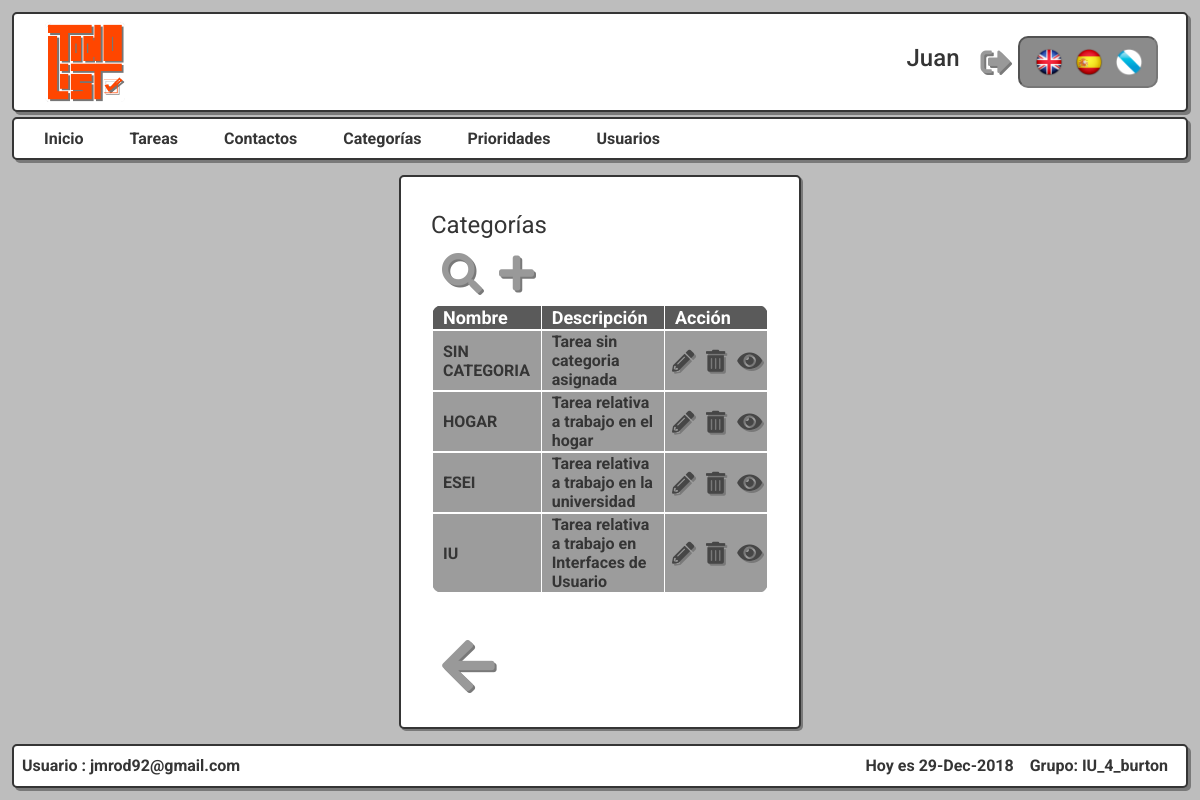
Screenshot of /Controllers/Categoria_Controller.php?accion=SHOWALL (signed in) with the database file from the repository.
### tables this page shows
CREATE TABLE IF NOT EXISTS `CATEGORIA` (
  `id_cat` MEDIUMINT NOT NULL AUTO_INCREMENT PRIMARY KEY,
  `nom_cat` varchar(20) NOT NULL,
  `desc_cat` varchar(150) NOT NULL
);

### Models/CATEGORIA_Model.php (called while the page is built, shortened)
<?php
class CATEGORIA_Model {
  function __construct($id, $nombre, $desc){
    include_once '../Models/Access_DB.php';
    $this->mysqli = ConnectDB();
  }
  function Showall(){
		$result = $this->mysqli->query("SELECT * FROM CATEGORIA");
		return mysqli_fetch_all($result, MYSQLI_ASSOC);
  }
}
 ?>

### Models/Access_DB.php (called while the page is built)
<?php
function ConnectDB()
{
    $mysqli = new mysqli("localhost", 'todolistdba', 'todolistpass' , 'TODOLISTDB');
	if ($mysqli->connect_errno) {
		include './MESSAGE_View.php';
		new MESSAGE("Fallo al conectar a MySQL: (" . $mysqli->connect_errno . ") " . $mysqli->connect_error, './index.php');
		return false;
	}
	else{
		return $mysqli;
	}
}
?>

### Views/Categoria_Views/Categoria_SHOWALL.php (the view, shortened to what this page needs)
<?php
	class Categoria_SHOWALL{
		function __construct($datos){
			$this->render($datos);
		}
		function render($datos){
            include '../Views/Header.php';?>
<div class="col-md-4"></div>
<div class="col-md-4 contenido articulo">
    <fieldset id="showall">
        <legend><?php echo $strings['Categorías'];?></legend>
        <div class="container-showall-btn">
            <button class="form-btn" role="link" onclick="window.location='../Controllers/Categoria_Controller.php?accion=SEARCH'"><i class="fas fa-search"></i>
            <button class="form-btn" role="link" onclick="window.location='../Controllers/Categoria_Controller.php?accion=ADD'"><i class="fas fa-plus"></i>
        </div>
        <table>
        <thead>
        <tr>
                <th><?php echo $strings['Nombre'];?></th>
                <th><?php echo $strings['Descripción'];?></th>
                <th colspan="3"><?php echo $strings['Acción'];?></th>
        </tr>
        </thead>
            <tr>
            <?php if(count($datos, COUNT_RECURSIVE)!= 3){
                    foreach($datos as $datos) :
                    ?>
                <?php if($datos['nom_cat'] == 'SIN CATEGORÍA'){?>
                    <td><?php echo $strings[$datos['nom_cat']]."\n"; ?></td>
                    <td><?php echo $strings[$datos['desc_cat']]."\n"; ?></td>
                <?php }else{?>
                    <td><?php echo $datos['nom_cat']."\n"; ?></td>
                    <td><?php echo $datos['desc_cat']."\n"; ?></td>
                <?php }?>
                <?php if($datos['nom_cat'] == 'SIN CATEGORIA'){?>
                <td class="tb-btn disable"><button class="editbtn disable" role="link"><i class="fas fa-pencil-alt"></i></button></td>
                <td class="tb-btn disable"><button class="editbtn disable" role="link"><i class="fas fa-trash-alt"></i></button></td>
                <?php }else{?>
                <td class="tb-btn"><button class="editbtn" role="link" onclick="window.location='../Controllers/Categoria_Controller.php?accion=EDIT&param=<?php echo $datos['id_cat']?>';"><i class="fas fa-pencil-alt"></i></button></td>
                <td class="tb-btn"><button class="editbtn" role="link" onclick="window.location='../Controllers/Categoria_Controller.php?accion=DELETE&param=<?php echo $datos['id_cat']?>';"><i class="fas fa-trash-alt"></i></button></td>
                <?php }?>
                <td class="tb-btn"><button class="editbtn" role="link" onclick="window.location='../Controllers/Categoria_Controller.php?accion=SHOWCURRENT&param=<?php echo $datos['id_cat']?>';"><i class="fas fa-eye"></i></button></td>
            </tr>
            <?php endforeach;};?>
            </table>
        <div class="container-btn">
            <button class="form-btn" role="link" onclick="window.location='./Index_Controller.php';"><i class="fas fa-arrow-left"></i>
        </div>
    </fieldset>
</div>
<?php
			include '../Views/Footer.php';
		}
	}
?>

### Views/css/style.css (style rules this page uses)
body { font-family: 'Roboto', sans-serif; margin: 12px; background-color: rgb(189, 189, 189); }
.contenido { margin: 15px; background-color: white; color: rgb(53, 53, 53); border: 2px solid rgb(53, 53, 53); border-radius: 5px; font-size: 18px; padding: 30px; }
.fas { margin-left: 5px; font-size: 30px; color: rgb(153, 153, 153); text-shadow: 2px 2px rgb(121, 121, 121); }
.articulo { margin-left: 0px; width:100px; box-shadow: 2px 2px rgb(121, 121, 121); }
.form-btn { border: none; background-color: rgba(0,0,0,0); }
.form-btn .fas { margin-left: 5px; font-size: 30px; color: rgb(153, 153, 153); text-shadow: 2px 2px rgb(121, 121, 121); }
table { width: 100%; margin-top: 10px; color: rgb(53, 53, 53); }
tr { border: 2px solid white; }
td { font-weight: bold; border: 1px solid white; padding-left: 10px; padding-right:10px; background-color: rgb(156, 156, 156); }
th { color: white; font-size: 18px; border: 1px solid white; padding-left: 10px; padding-right:10px; background-color: rgb(90, 90, 90); }
.tb-btn { border: none; padding:0; padding-top: 5px; padding-bottom: 5px; }
table tbody tr:last-child td:first-child { border-radius: 0 0 0 10px; }
table tbody tr:last-child td:last-child { border-radius: 0 0 10px 0; }
.editbtn { border: none; background-color: rgba(0,0,0,0); padding: 2px; padding-right: 5px; }
.editbtn .fas { font-size: 22px; color: rgb(70, 70, 70); text-shadow: 2px 2px rgb(121, 121, 121); }
.container-showall-btn .form-btn .fas { font-size: 40px; }
legend { border-bottom: 1px solid white; }
#showall .container-btn { padding-top: 20px; border-top: 1px solid white; }
#showall .container-btn .fas { font-size:60px; }
table { margin-bottom: 20px; }
table thead th:first-child { border-radius: 10px 0 0 0; }
table thead th:last-child { border-radius: 0 10px 0 0; }

### rows the page displays
categoria: nom_cat "SIN CATEGORIA", desc_cat "Tarea sin categoria asignada"
categoria: nom_cat "HOGAR", desc_cat "Tarea relativa a trabajo en el hogar"
categoria: nom_cat "ESEI", desc_cat "Tarea relativa a trabajo en la universidad"
categoria: nom_cat "IU", desc_cat "Tarea relativa a trabajo en Interfaces de Usuario"

### other values shown
$_SESSION['nombre'] "Juan"
$strings['Inicio'] "Inicio"
$strings['Tareas'] "Tareas"
$strings['Contactos'] "Contactos"
$strings['Categorías'] "Categorías"
$strings['Prioridades'] "Prioridades"
$strings['Usuarios'] "Usuarios"
$strings['Nombre'] "Nombre"
$strings['Descripción'] "Descripción"
$strings['Acción'] "Acción"
$strings['Usuario'] "Usuario"
$_SESSION['email'] "jmrod92@gmail.com"
$strings['Hoy es'] "Hoy es"
$strings['Grupo'] "Grupo"
